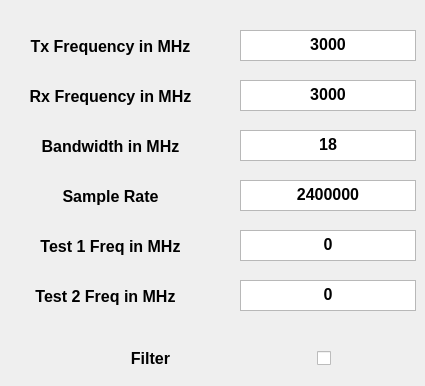
    <widget class="QWidget" name="SDR">
     <property name="enabled">
      <bool>true</bool>
     </property>
     <attribute name="title">
      <string>SDR</string>
     </attribute>
     <widget class="QLabel" name="sdr_tx">
      <property name="geometry">
       <rect>
        <x>20</x>
        <y>30</y>
        <width>181</width>
        <height>33</height>
       </rect>
      </property>
      <property name="minimumSize">
       <size>
        <width>181</width>
        <height>33</height>
       </size>
      </property>
      <property name="maximumSize">
       <size>
        <width>181</width>
        <height>33</height>
       </size>
      </property>
      <property name="font">
       <font>
        <pointsize>12</pointsize>
        <weight>75</weight>
        <bold>true</bold>
       </font>
      </property>
      <property name="text">
       <string>Tx Frequency in MHz</string>
      </property>
      <property name="alignment">
       <set>Qt::AlignCenter</set>
      </property>
     </widget>
     <widget class="QLabel" name="sdr_rx">
      <property name="geometry">
       <rect>
        <x>20</x>
        <y>80</y>
        <width>181</width>
        <height>33</height>
       </rect>
      </property>
      <property name="minimumSize">
       <size>
        <width>181</width>
        <height>33</height>
       </size>
      </property>
      <property name="maximumSize">
       <size>
        <width>181</width>
        <height>33</height>
       </size>
      </property>
      <property name="font">
       <font>
        <pointsize>12</pointsize>
        <weight>75</weight>
        <bold>true</bold>
       </font>
      </property>
      <property name="text">
       <string>Rx Frequency in MHz</string>
      </property>
      <property name="alignment">
       <set>Qt::AlignCenter</set>
      </property>
     </widget>
     <widget class="QLabel" name="sdr_samplerate">
      <property name="geometry">
       <rect>
        <x>20</x>
        <y>180</y>
        <width>181</width>
        <height>33</height>
       </rect>
      </property>
      <property name="minimumSize">
       <size>
        <width>181</width>
        <height>33</height>
       </size>
      </property>
      <property name="maximumSize">
       <size>
        <width>181</width>
        <height>33</height>
       </size>
      </property>
      <property name="font">
       <font>
        <pointsize>12</pointsize>
        <weight>75</weight>
        <bold>true</bold>
       </font>
      </property>
      <property name="text">
       <string>Sample Rate</string>
      </property>
      <property name="alignment">
       <set>Qt::AlignCenter</set>
      </property>
     </widget>
     <widget class="QLabel" name="sdr_bw">
      <property name="geometry">
       <rect>
        <x>20</x>
        <y>130</y>
        <width>181</width>
        <height>33</height>
       </rect>
      </property>
      <property name="minimumSize">
       <size>
        <width>181</width>
        <height>33</height>
       </size>
      </property>
      <property name="maximumSize">
       <size>
        <width>181</width>
        <height>33</height>
       </size>
      </property>
      <property name="font">
       <font>
        <pointsize>12</pointsize>
        <weight>75</weight>
        <bold>true</bold>
       </font>
      </property>
      <property name="text">
       <string>Bandwidth in MHz</string>
      </property>
      <property name="alignment">
       <set>Qt::AlignCenter</set>
      </property>
     </widget>
     <widget class="QLabel" name="sdr_test2">
      <property name="geometry">
       <rect>
        <x>20</x>
        <y>280</y>
        <width>171</width>
        <height>33</height>
       </rect>
      </property>
      <property name="minimumSize">
       <size>
        <width>171</width>
        <height>33</height>
       </size>
      </property>
      <property name="maximumSize">
       <size>
        <width>171</width>
        <height>33</height>
       </size>
      </property>
      <property name="font">
       <font>
        <pointsize>12</pointsize>
        <weight>75</weight>
        <bold>true</bold>
       </font>
      </property>
      <property name="text">
       <string>Test 2 Freq in MHz</string>
      </property>
      <property name="alignment">
       <set>Qt::AlignCenter</set>
      </property>
     </widget>
     <widget class="QLabel" name="sdr_test1">
      <property name="geometry">
       <rect>
        <x>20</x>
        <y>230</y>
        <width>181</width>
        <height>33</height>
       </rect>
      </property>
      <property name="minimumSize">
       <size>
        <width>181</width>
        <height>33</height>
       </size>
      </property>
      <property name="maximumSize">
       <size>
        <width>181</width>
        <height>33</height>
       </size>
      </property>
      <property name="font">
       <font>
        <pointsize>12</pointsize>
        <weight>75</weight>
        <bold>true</bold>
       </font>
      </property>
      <property name="text">
       <string>Test 1 Freq in MHz</string>
      </property>
      <property name="alignment">
       <set>Qt::AlignCenter</set>
      </property>
     </widget>
     <widget class="QCheckBox" name="filter_box">
      <property name="geometry">
       <rect>
        <x>30</x>
        <y>340</y>
        <width>301</width>
        <height>37</height>
       </rect>
      </property>
      <property name="minimumSize">
       <size>
        <width>301</width>
        <height>37</height>
       </size>
      </property>
      <property name="maximumSize">
       <size>
        <width>301</width>
        <height>37</height>
       </size>
      </property>
      <property name="font">
       <font>
        <pointsize>12</pointsize>
        <weight>75</weight>
        <bold>true</bold>
       </font>
      </property>
      <property name="layoutDirection">
       <enum>Qt::RightToLeft</enum>
      </property>
      <property name="text">
       <string>Filter                                </string>
      </property>
     </widget>
     <widget class="QTextEdit" name="sdr_tx_val">
      <property name="geometry">
       <rect>
        <x>240</x>
        <y>30</y>
        <width>176</width>
        <height>31</height>
       </rect>
      </property>
      <property name="minimumSize">
       <size>
        <width>176</width>
        <height>31</height>
       </size>
      </property>
      <property name="maximumSize">
       <size>
        <width>176</width>
        <height>31</height>
       </size>
      </property>
      <property name="font">
       <font>
        <pointsize>12</pointsize>
        <weight>75</weight>
        <bold>true</bold>
       </font>
      </property>
      <property name="html">
       <string>&lt;!DOCTYPE HTML PUBLIC &quot;-//W3C//DTD HTML 4.0//EN&quot; &quot;http://www.w3.org/TR/REC-html40/strict.dtd&quot;&gt;
&lt;html&gt;&lt;head&gt;&lt;meta name=&quot;qrichtext&quot; content=&quot;1&quot; /&gt;&lt;style type=&quot;text/css&quot;&gt;
p, li { white-space: pre-wrap; }
&lt;/style&gt;&lt;/head&gt;&lt;body style=&quot; font-family:'MS Shell Dlg 2'; font-size:12pt; font-weight:600; font-style:normal;&quot;&gt;
&lt;p align=&quot;center&quot; style=&quot; margin-top:0px; margin-bottom:0px; margin-left:0px; margin-right:0px; -qt-block-indent:0; text-indent:0px;&quot;&gt;3000&lt;/p&gt;&lt;/body&gt;&lt;/html&gt;</string>
      </property>
     </widget>
     <widget class="QTextEdit" name="sdr_rx_val">
      <property name="geometry">
       <rect>
        <x>240</x>
        <y>80</y>
        <width>176</width>
        <height>31</height>
       </rect>
      </property>
      <property name="minimumSize">
       <size>
        <width>176</width>
        <height>31</height>
       </size>
      </property>
      <property name="maximumSize">
       <size>
        <width>176</width>
        <height>31</height>
       </size>
      </property>
      <property name="font">
       <font>
        <pointsize>12</pointsize>
        <weight>75</weight>
        <bold>true</bold>
       </font>
      </property>
      <property name="html">
       <string>&lt;!DOCTYPE HTML PUBLIC &quot;-//W3C//DTD HTML 4.0//EN&quot; &quot;http://www.w3.org/TR/REC-html40/strict.dtd&quot;&gt;
&lt;html&gt;&lt;head&gt;&lt;meta name=&quot;qrichtext&quot; content=&quot;1&quot; /&gt;&lt;style type=&quot;text/css&quot;&gt;
p, li { white-space: pre-wrap; }
&lt;/style&gt;&lt;/head&gt;&lt;body style=&quot; font-family:'MS Shell Dlg 2'; font-size:12pt; font-weight:600; font-style:normal;&quot;&gt;
&lt;p align=&quot;center&quot; style=&quot; margin-top:0px; margin-bottom:0px; margin-left:0px; margin-right:0px; -qt-block-indent:0; text-indent:0px;&quot;&gt;3000&lt;/p&gt;&lt;/body&gt;&lt;/html&gt;</string>
      </property>
     </widget>
     <widget class="QTextEdit" name="sdr_bw_val">
      <property name="geometry">
       <rect>
        <x>240</x>
        <y>130</y>
        <width>176</width>
        <height>31</height>
       </rect>
      </property>
      <property name="minimumSize">
       <size>
        <width>176</width>
        <height>31</height>
       </size>
      </property>
      <property name="maximumSize">
       <size>
        <width>176</width>
        <height>31</height>
       </size>
      </property>
      <property name="font">
       <font>
        <pointsize>12</pointsize>
        <weight>75</weight>
        <bold>true</bold>
       </font>
      </property>
      <property name="html">
       <string>&lt;!DOCTYPE HTML PUBLIC &quot;-//W3C//DTD HTML 4.0//EN&quot; &quot;http://www.w3.org/TR/REC-html40/strict.dtd&quot;&gt;
&lt;html&gt;&lt;head&gt;&lt;meta name=&quot;qrichtext&quot; content=&quot;1&quot; /&gt;&lt;style type=&quot;text/css&quot;&gt;
p, li { white-space: pre-wrap; }
&lt;/style&gt;&lt;/head&gt;&lt;body style=&quot; font-family:'MS Shell Dlg 2'; font-size:12pt; font-weight:600; font-style:normal;&quot;&gt;
&lt;p align=&quot;center&quot; style=&quot; margin-top:0px; margin-bottom:0px; margin-left:0px; margin-right:0px; -qt-block-indent:0; text-indent:0px;&quot;&gt;18&lt;/p&gt;&lt;/body&gt;&lt;/html&gt;</string>
      </property>
     </widget>
     <widget class="QTextEdit" name="sdr_sr_val">
      <property name="geometry">
       <rect>
        <x>240</x>
        <y>180</y>
        <width>176</width>
        <height>31</height>
       </rect>
      </property>
      <property name="minimumSize">
       <size>
        <width>176</width>
        <height>31</height>
       </size>
      </property>
      <property name="maximumSize">
       <size>
        <width>176</width>
        <height>31</height>
       </size>
      </property>
      <property name="font">
       <font>
        <pointsize>12</pointsize>
        <weight>75</weight>
        <bold>true</bold>
       </font>
      </property>
      <property name="html">
       <string>&lt;!DOCTYPE HTML PUBLIC &quot;-//W3C//DTD HTML 4.0//EN&quot; &quot;http://www.w3.org/TR/REC-html40/strict.dtd&quot;&gt;
&lt;html&gt;&lt;head&gt;&lt;meta name=&quot;qrichtext&quot; content=&quot;1&quot; /&gt;&lt;style type=&quot;text/css&quot;&gt;
p, li { white-space: pre-wrap; }
&lt;/style&gt;&lt;/head&gt;&lt;body style=&quot; font-family:'MS Shell Dlg 2'; font-size:12pt; font-weight:600; font-style:normal;&quot;&gt;
&lt;p align=&quot;center&quot; style=&quot; margin-top:0px; margin-bottom:0px; margin-left:0px; margin-right:0px; -qt-block-indent:0; text-indent:0px;&quot;&gt;2400000&lt;/p&gt;&lt;/body&gt;&lt;/html&gt;</string>
      </property>
     </widget>
     <widget class="QTextEdit" name="sdr_test1_val">
      <property name="geometry">
       <rect>
        <x>240</x>
        <y>230</y>
        <width>176</width>
        <height>31</height>
       </rect>
      </property>
      <property name="minimumSize">
       <size>
        <width>176</width>
        <height>31</height>
       </size>
      </property>
      <property name="maximumSize">
       <size>
        <width>176</width>
        <height>31</height>
       </size>
      </property>
      <property name="font">
       <font>
        <pointsize>12</pointsize>
        <weight>75</weight>
        <bold>true</bold>
       </font>
      </property>
      <property name="html">
       <string>&lt;!DOCTYPE HTML PUBLIC &quot;-//W3C//DTD HTML 4.0//EN&quot; &quot;http://www.w3.org/TR/REC-html40/strict.dtd&quot;&gt;
&lt;html&gt;&lt;head&gt;&lt;meta name=&quot;qrichtext&quot; content=&quot;1&quot; /&gt;&lt;style type=&quot;text/css&quot;&gt;
p, li { white-space: pre-wrap; }
&lt;/style&gt;&lt;/head&gt;&lt;body style=&quot; font-family:'MS Shell Dlg 2'; font-size:12pt; font-weight:600; font-style:normal;&quot;&gt;
&lt;p align=&quot;center&quot; style=&quot; margin-top:0px; margin-bottom:0px; margin-left:0px; margin-right:0px; -qt-block-indent:0; text-indent:0px;&quot;&gt;0&lt;/p&gt;&lt;/body&gt;&lt;/html&gt;</string>
      </property>
     </widget>
     <widget class="QTextEdit" name="sdr_test2_val">
      <property name="geometry">
       <rect>
        <x>240</x>
        <y>280</y>
        <width>176</width>
        <height>31</height>
       </rect>
      </property>
      <property name="minimumSize">
       <size>
        <width>176</width>
        <height>31</height>
       </size>
      </property>
      <property name="maximumSize">
       <size>
        <width>176</width>
        <height>31</height>
       </size>
      </property>
      <property name="font">
       <font>
        <pointsize>12</pointsize>
        <weight>75</weight>
        <bold>true</bold>
       </font>
      </property>
      <property name="html">
       <string>&lt;!DOCTYPE HTML PUBLIC &quot;-//W3C//DTD HTML 4.0//EN&quot; &quot;http://www.w3.org/TR/REC-html40/strict.dtd&quot;&gt;
&lt;html&gt;&lt;head&gt;&lt;meta name=&quot;qrichtext&quot; content=&quot;1&quot; /&gt;&lt;style type=&quot;text/css&quot;&gt;
p, li { white-space: pre-wrap; }
&lt;/style&gt;&lt;/head&gt;&lt;body style=&quot; font-family:'MS Shell Dlg 2'; font-size:12pt; font-weight:600; font-style:normal;&quot;&gt;
&lt;p align=&quot;center&quot; style=&quot; margin-top:0px; margin-bottom:0px; margin-left:0px; margin-right:0px; -qt-block-indent:0; text-indent:0px;&quot;&gt;0&lt;/p&gt;&lt;/body&gt;&lt;/html&gt;</string>
      </property>
     </widget>
    </widget>
